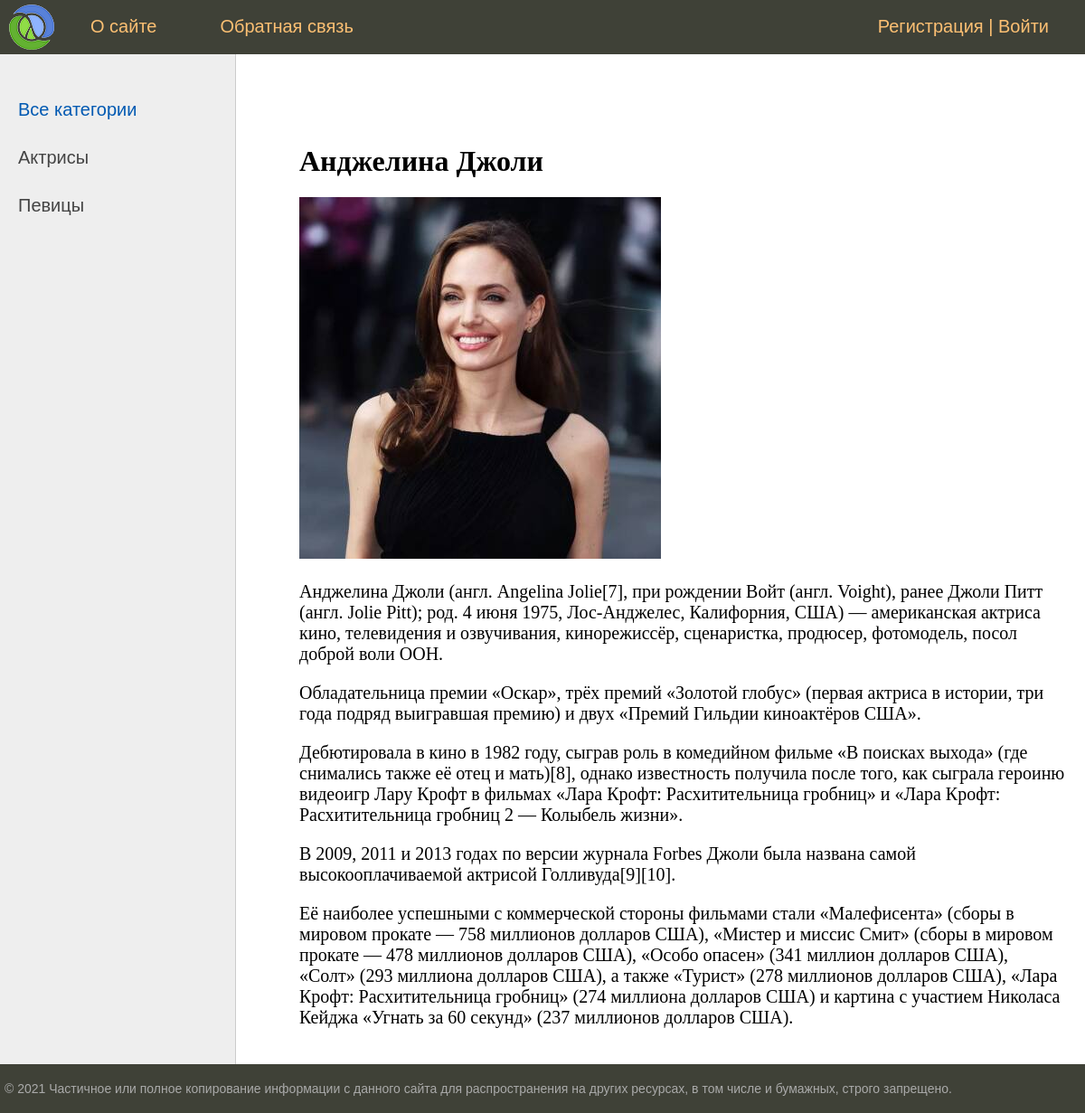
The app's page /post/andzhelina-dzholi/ with its own data.
### women/models.py (models this page shows, shortened)
class Category(models.Model):
    name = models.CharField(max_length=100, db_index=True,verbose_name='Категория')
    slug = models.SlugField(max_length=255, unique=True, db_index=True, verbose_name="URL")
    def get_absolute_url(self):
        return reverse('category', kwargs={'cat_slug': self.slug})
    class Meta:
        verbose_name = ' Категория'
        verbose_name_plural = ' Категории'
        ordering = ['id']

class Women (models.Model):
    title = models.CharField(max_length=255,verbose_name='Заголовок')
    slug = models.SlugField(max_length=255,unique=True,db_index=True,verbose_name="URL")
    content =models.TextField(blank=True,verbose_name='Текст статьи')
    photo = models.ImageField(upload_to="photos/%Y/%m/%d/",verbose_name='Фото')
    time_create = models.DateTimeField(auto_now_add=True,verbose_name='Время создания')
    time_update = models.DateTimeField(auto_now=True,verbose_name='Время изменения')
    is_published = models.BooleanField(default=True,verbose_name='Публикация')
    cat = models.ForeignKey('Category', on_delete=models.PROTECT,verbose_name='Категория')
    def __str__(self):
        return self.title
    class Meta:
        verbose_name = ' Известные женщины '
        verbose_name_plural = ' Известные женщины '
        ordering = ['id']

### women/views.py (the view)
# urls.py: path('post/<slug:post_slug>/', ShowPost.as_view(), name='post'),
class ShowPost(DataMixin, DetailView):
    model = Women
    template_name = 'women/post.html'
    slug_url_kwarg = 'post_slug'
    context_object_name = 'post'
    def get_context_data(self, *, object_list=None, **kwargs):
        context = super().get_context_data(**kwargs)
        c_def = self.get_user_context(title=context['post'])
        return dict(list(context.items()) + list(c_def.items()))

### women/utils.py (called while the page is built)
        def get_user_context(self, **kwargs):
                context = kwargs
                cats = cache.get('cats')
                if not cats:
                        cats = Category.objects.annotate(Count('women'))
                        cache.set('cats', cats, 60)
                user_menu = menu.copy()
                if not self.request.user.is_authenticated:
                        user_menu.pop(1)
                context['menu'] = user_menu
                context['cats'] = cats
                if 'cat_selected' not in context:
                        context['cat_selected'] = 0
                return context

### women/templates/women/post.html
{% extends 'women/base.html' %}
{% block content %}
<h1>{{post.title}}</h1>
{% if post.photo %}
<p> <img calss="img-article-left" src="{{post.photo.url}}"></p>
{% endif %}
{{post.content|linebreaks}}
{% endblock %}

### women/templates/women/base.html (shortened to what this page needs)
{% load static %}
{% load women_tags %}
<!DOCTYPE html>
<html>
<head>
	<link type="text/css" href="{% static 'women/css/styles.css' %}" rel="stylesheet" />
</head>
<body>
<table class="table-page" border=0 cellpadding="0" cellspacing="0">
<tr><td valign=top>
{% block mainmenu %}
		<div class="header">
			<ul id="mainmenu" class="mainmenu">
			<li class="logo"><a href="{% url 'home' %}"><div class="logo"></div></a></li>
{% for m in menu %}
			<li><a href="{% url m.url_name %}">{{m.title}}</a></li>
{% endfor %}
				{% if request.user.is_authenticated %}
				<li class="last">{{user.username}} | <a href="{% url 'logout' %}">Выйти</a> </li>
				{% else %}
				<li class="last"><a href="{% url 'register' %}">Регистрация</a> | <a href="{% url 'login' %}">Войти</a></li>
				{% endif  %}
			</ul>
		</div>
{% endblock mainmenu %}
<table class="table-content" border=0 cellpadding="0" cellspacing="0">
<tr>
	<td valign="top" class="left-chapters">
	<ul id="leftchapters">
{% if cat_selected == 0 %}
		<li class="selected">Все категории</li>
{% else %}
		<li><a href="{% url 'home' %}">Все категории</a> </li>
{% endif %}
{% for c in cats %}
{% if c.women__count > 0 %}
		{% if c.pk == cat_selected %}
			<li class="selected">{{c.name}}</li>
		{% else %}
			<li><a href="{{ c.get_absolute_url }}">{{c.name}}</a> </li>
		{% endif %}
{% endif %}
{% endfor %}
	</ul>
</td>
<td valign="top" class="content">
	<div class="content-text">
{% block content %}
{% endblock %}
	</div>
</td></tr></table>
</td></tr>
<tr><td valign=top>
	<div id="footer">
		<p>&copy; 2021 Частичное или полное копирование информации с данного сайта для распространения на других ресурсах, в том числе и бумажных, строго запрещено.</p>
	</div>
</td></tr></table>
</body>
</html>

### women/static/women/css/styles.css (style rules this page uses)
html, body { font-family: 'Arial'; margin: 0; padding: 0; height: 100%; width: 100%; color: #444; }
a { color: #0059b2; text-decoration: none; }
img { max-width: 600px; height: auto; }
.table-page { width: 100%; height: 100%; vertical-align: top; }
.table-page tr { height: 100%; }
.header { background: #3F4137; height: 60px; }
.logo { background: url('../images/logo.png') no-repeat 10px 5px; width: 70px; height: 60px; }
ul.mainmenu { list-style: none; margin: 0; padding: 0; height: 60px; color: #fdc073; font-size: 20px; overflow: hidden; }
ul.mainmenu li { float: left; margin: 18px 40px 0 30px; }
ul.mainmenu li.logo { margin: 0; }
ul.mainmenu li.last { float: right; }
ul.mainmenu li a { color: #fdc073; text-decoration: none; }
.table-content { width: 100%; min-height: 100%; height: 100%; }
.left-chapters { margin: 0; background: #eee; border-right: 1px solid #ccc; min-height: 100%; }
.left-chapters ul { width: 230px; min-height: 100%; margin: 0; padding: 20px 10px 10px 20px; list-style: none; font-size: 20px; }
.left-chapters ul li { margin: 30px 0 0 0; color: #999; }
.left-chapters ul li.selected { color: #0059b2; }
.left-chapters ul li a { color: #444; text-decoration: none; }
.content { padding: 40px 20px 20px 40px; width: 100%; box-sizing: border-box; }
.content-text { margin: 60px 0 0 30px; color: #000; font-size: 20px; font-family: Yandex Sans Display Light; }
.content-text h1 { font-size: 32px; }
#footer { box-sizing: border-box; background: #3F4137; padding: 5px; color: #aaa; font-size: 14px; font-family: Verdana, Geneva, Arial, Helvetica; text-align: left; overflow: hidden; }

### records on screen
Category: name "Актрисы"
Category: name "Певицы"
Women: title "Анджелина Джоли", photo (picture), content "Анджелина Джоли (англ. Angelina Jolie[7], при рождении Войт (англ. Voight), ранее Джоли Питт (англ. Jolie Pitt); род. 4 июня 1975, Лос-Анджелес, Калифорния, США) — американская актриса кино, телевидения и озвучивания, кинорежиссёр, сценаристка, продюсер, фотомодель, посол доброй воли ООН. Обладательница премии «Оскар», трёх премий «Золотой глобус» (первая актриса в истории, три года подряд выигравшая премию) и двух «Премий Гильдии киноактёров США». Дебютировала в кино в 1982 году, сыграв роль в комедийном фильме «В поисках выхода» (где снимались также её отец и мать)[8], однако известность получила после того, как сыграла героиню видеоигр Лару Крофт в фильмах «Лара Крофт: Расхитительница…"

### other values on screen
{{ m.title }} "О сайте" "Обратная связь"
